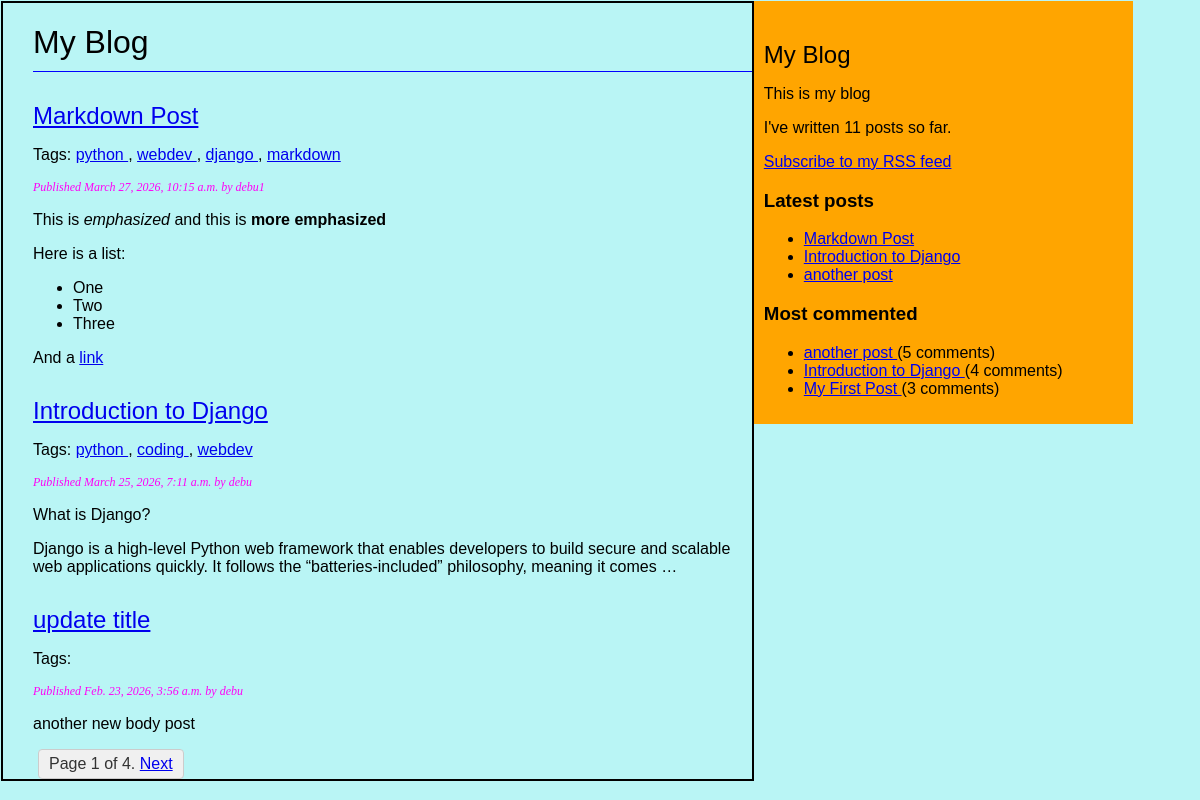
Screenshot of /blog/ with the database file from the repository.
### blog/models.py (models this page shows, shortened)
class Post(models.Model):
    class Status(models.TextChoices):
        DRAFT = 'DF', 'Draft'
        PUBLISHED = 'PB', 'Published'
    title = models.CharField(max_length=250)
    slug = models.SlugField(max_length=250, unique_for_date='publish') #slug is a short label for something, containing only letters, numbers, underscores or hyphens. unique_for_date means that the slug must be unique for the given date.
    author = models.ForeignKey(
        settings.AUTH_USER_MODEL,
        on_delete=models.CASCADE,
        related_name='blog_posts'
    )
    objects = models.Manager() # The default manager.
    published = PublishedManager() # Our custom manager.
    body = models.TextField()
    status = models.CharField(
        max_length=2,
        choices=Status.choices,
        default=Status.DRAFT)
    tags = TaggableManager()
    publish=models.DateTimeField(default=timezone.now)
    created=models.DateTimeField(auto_now_add=True)#store the date and time when the post is first created
    updated=models.DateTimeField(auto_now=True) #store the date and time when the post is last updated
    class Meta:
        ordering = ('-publish',) #order the posts by publish date in descending order
        indexes = [models.Index(fields=['-publish'])] #create an index on the publish field in descending order
    def get_absolute_url(self):
        return reverse(
            'blog:post_slug_date_detail',
            args=[self.publish.year,
                  self.publish.month,
                  self.publish.day,
                  self.slug
                ]
            )

### blog/views.py (the view)
# urls.py: path('', views.post_list, name='post_list'),
def post_list(request, tag_slug=None):
    posts = Post.objects.all()
    tag = None
    if tag_slug:
        tag = get_object_or_404(Tag, slug=tag_slug)
        posts = posts.filter(tags__in=[tag])
    paginator = Paginator(posts, 3)
    page_number = request.GET.get('page', 1)
    try:
        posts = paginator.page(page_number)
    except PageNotAnInteger:
        posts = paginator.page(1)
    except EmptyPage:
        posts = paginator.page(paginator.num_pages)
    return render(
        request,
        'blog/post/list.html',
        {
            'posts': posts,
            'tag': tag
        }
    )

### blog/models.py (called while the page is built)
    def get_queryset(self):
        return super().get_queryset().filter(status=Post.Status.PUBLISHED)

### blog/templatetags/blog_tags.py (called while the page is built)
@register.simple_tag
def total_posts():
    return Post.objects.count()

@register.inclusion_tag('blog/post/latest_posts.html')
def show_latest_posts(count=5):
    latest_posts = Post.published.order_by('-publish')[:count]
    return {'latest_posts': latest_posts}

@register.inclusion_tag('blog/post/most_comments.html')
def show_most_commented_posts(count=5):
    most_commented_posts = Post.published.annotate(
        total_comments=Count('comments')
    ).order_by('-total_comments')[:count]
    return {'most_commented_posts': most_commented_posts}

@register.filter(name='markdown')
def markdown_format(text):
    return mark_safe(markdown.markdown(text))

### blog/templates/blog/post/list.html (shortened to what this page needs)
<!DOCTYPE html>
{% extends 'blog/base.html' %}
{% load blog_tags %}
{% block content %}
    <h1>My Blog</h1>
    {% for post in posts %}
    <h2>
        <a href="{% url 'blog:post_detail' post.id %}">{{ post.title }}</a>
    </h2>
<p class="tags">
  Tags:
  {% for tag in post.tags.all %}
    <a href="{% url 'blog:post_list_by_tag' tag.slug %}">
      {{ tag.name }}
    </a>
    {% if not forloop.last %}, {% endif %}
  {% endfor %}
</p>
    <p class="date">
        Published  {{ post.publish }} by {{ post.author }}
    </p>
    {{post.body|markdown|truncatewords_html:30}}
    {% endfor %}
    {% include 'blog/pagination.html' with page=page_obj %}
{% endblock %}

### blog/templates/blog/post/latest_posts.html
<ul>
  {% for post in latest_posts %}
    <li>
      <a href="{{ post.get_absolute_url }}">
        {{ post.title }}
      </a>
    </li>
  {% endfor %}
</ul>

### blog/templates/blog/post/most_comments.html
<ul>
  {% for post in most_commented_posts %}
    <li>
      <a href="{{ post.get_absolute_url }}">
        {{ post.title }}
      </a>
      ({{ post.total_comments }} comments)
    </li>
  {% endfor %}
</ul>

### blog/static/css/blog.css (style rules this page uses)
body { margin: 1px 1px 1px 1px; font-family: Helvetica, sans-serif; background-color: rgb(185, 245, 245); }
h1 { font-weight: normal; border-bottom: 1px solid blue; padding:0 0 10px 0; }
h2 { font-weight:normal; margin: 30px 0 0 0; }
.date { color:rgb(255,0,247); font-family: Georgia, serif; font-size: 12px; font-style:italic; }

### rows the page displays
Post: title "Markdown Post", publish "March 27, 2026, 10:15 a.m.", author "debu1", body "This is emphasized and this is more emphasized Here is a list: One Two Three And a link"
Tag: name "python"
Tag: name "webdev"
Tag: name "django"
Tag: name "markdown"
Post: title "Introduction to Django", publish "March 25, 2026, 7:11 a.m.", author "debu", body "What is Django? Django is a high-level Python web framework that enables developers to build secure and scalable web applications quickly. It follows the “batteries-included” philosophy, meaning it comes …", total_comments "4"
Tag: name "coding"
Post: title "update title", publish "Feb. 23, 2026, 3:56 a.m.", author "debu", body "another new body post"
Post: title "another post", total_comments "5"
Post: title "My First Post", total_comments "3"

### other values shown
{{ posts.number }} "1"
{{ posts.paginator.num_pages }} "4"
